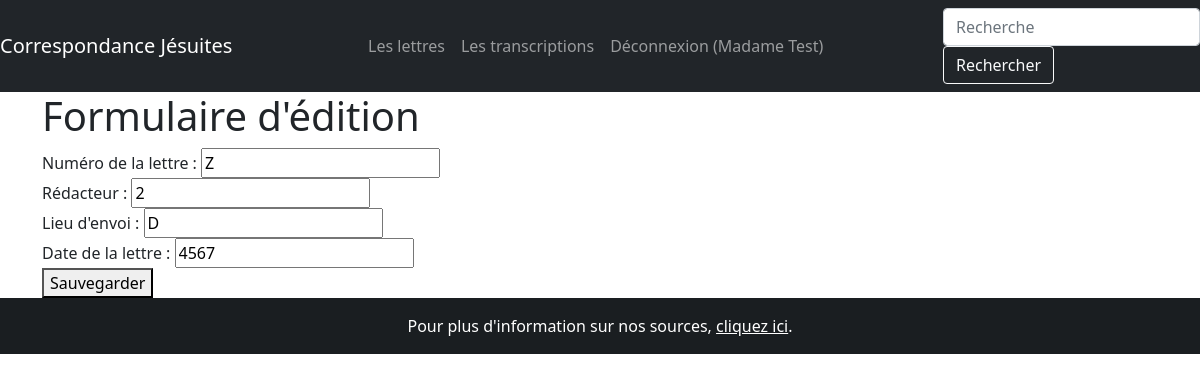
/lettres/532/edition (signed in), run on the app's committed database.
### correspondance/modeles/utilisateurs.py (models this page shows, shortened)
class Utilisateur(UserMixin, db.Model):
    __tablename__ = "utilisateur"
    ut_id = db.Column(db.Integer, unique=True, nullable=False, primary_key=True, autoincrement=True)
    ut_nom = db.Column(db.Text, nullable=False)
    ut_login = db.Column(db.Text, nullable=False)
    ut_mdp = db.Column(db.Text, nullable=False)
    ut_mail = db.Column(db.Text, nullable=False)
    contributions = db.relationship("Contribution", back_populates="utilisateur")

### correspondance/modeles/donnees.py (models this page shows, shortened)
class Lettre(db.Model):
    __tablename__ = "lettre"
    lettre_id = db.Column(db.Integer, unique=True, nullable=False, primary_key=True, autoincrement=True)
    lettre_date = db.Column(db.Text, nullable=False)
    lettre_numero = db.Column(db.Text)
    lettre_redacteur = db.Column(db.Text)
    lettre_lieu = db.Column(db.Text)
    lettre_volume = db.relationship("Publication", secondary=Source, backref=db.backref("Lettre", lazy='dynamic'))
    transcription_texte: List["Transcription"] = db.relationship("Transcription", back_populates="lettre",
                                                                 cascade="all,delete")
    contributions = db.relationship("Contribution", back_populates="lettre")

### correspondance/routes/generic.py (the view, shortened to what this page needs)
@app.route('/lettres/<int:lettre_id>/edition', methods=["POST", "GET"])
@login_required
def edition(lettre_id):
    erreurs = []
    lettre_modifiee = Lettre.query.get_or_404(lettre_id)
    return render_template("pages/lettre_edition.html", nom="Correspondance jésuite", lettre_modifiee=lettre_modifiee)

### correspondance/modeles/utilisateurs.py (called while the page is built)
@login.user_loader
def trouver_utilisateur_via_id(identifiant):
    return Utilisateur.query.get(int(identifiant))

### correspondance/templates/pages/lettre_edition.html (shortened to what this page needs)
{% extends "conteneur.html" %}
{% block corps %}
<h1>Formulaire d'édition</h1>
<form method="post" action="{{url_for('edition', lettre_id=lettre_modifiee.lettre_id)}}" class="">
    <div>
        <label for="champs_num">Numéro de la  lettre : </label>
        <input type="text" name="lettre_numero" placeholder="Identifiant de la lettre" id="champs_num" value="{{lettre_modifiee.lettre_numero}}">
    </div>
    <div>
        <label for="champs_auteur">Rédacteur : </label>
        <input type="text" name="lettre_redacteur" placeholder="Auteur de la lettre" id="champs_auteur" value="{{lettre_modifiee.lettre_redacteur}}">
    </div>
    <div>
        <label for="champs_lieu">Lieu d'envoi : </label>
        <input type="text" name="lettre_lieu" placeholder="Lieu d'envoi de la lettre" id="champs_lieu" value="{{lettre_modifiee.lettre_lieu}}">
    </div>
    <div>
        <label for="champs_date">Date de la lettre : </label>
        <input type="text" name="lettre_date" placeholder="Date de la lettre" id="champs_date" value="{{lettre_modifiee.lettre_date}}">
    </div>
    <button type="submit">Sauvegarder</button>
</form>
{% endblock %}

### correspondance/templates/conteneur.html (shortened to what this page needs)
<!DOCTYPE html>
<html lang="fr">
    <head>
        {% include "partials/css.html"%}
    </head>
    <body>
        <nav class="navbar navbar-expand-md navbar-dark bg-dark justify-content-between">
            <a class="navbar-brand" href="{{ url_for('accueil') }}">Correspondance Jésuites</a>
            <ul class="navbar-nav mr-auto">
                <li class="nav-item">
                    <a class="nav-link" href="{{url_for('lettres')}}">Les lettres</a>
                </li>
                <li class="nav-item">
                    <a class="nav-link" href="{{url_for('transcriptions')}}">Les transcriptions</a>
                </li>
                {% if not current_user.is_authenticated %}
                <li class="nav-item">
                    <a class="nav-link" href="{{url_for('inscription')}}">Inscription</a>
                </li>
                <li class="nav-item">
                    <a class="nav-link" href="{{url_for('connexion')}}">Connexion</a>
                </li>
                {% else %}
                <li class="nav-item">
                    <a class="nav-link" href="{{url_for('deconnexion')}}">Déconnexion ({{current_user.ut_nom}})</a>
                </li>
                {% endif %}
                </ul>
                <form class="form-inline my-2 my-lg-0" action="{{url_for('recherche')}}" method="GET">
                    <input class="form-control mr-sm-2" name="keyword" type="search" placeholder="Recherche" aria-label="Recherche">
                    <button class="btn btn-outline-light my-2 my-sm-0" type="submit">Rechercher</button>
                </form>
              </nav>
          <div class="container">
              <div class="row">
                <div class="col">
                    {% block corps %}{% endblock %}
                </div>
              </div>
          </div>
    </body>
    <footer class="bg-dark text-center text-white">
        <div class="text-center p-3" style="background-color: rgba(0, 0, 0, 0.2);">
        Pour plus d'information sur nos sources, <a  class="text-white" href={{url_for('publications')}}>cliquez ici</a>.
        </div>
    </footer>
</html>

### data on the page
Utilisateur: ut_nom "Madame Test"
Lettre: lettre_numero "Z", lettre_redacteur "2", lettre_lieu "D", lettre_date "4567"
